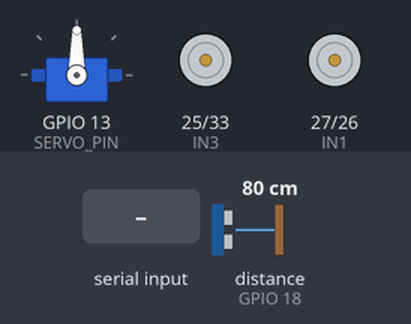
Simulated run of this sketch. Board: ESP32. On the bench: servo, motor-driver pin pairs drawn as motors (green arrow = first pin HIGH = forward, orange = second pin HIGH = backward, longer = more drive). The inputs (shaded band) are chosen by the test bench; at power-on: distance to the obstacle (sensor on GPIO 18) 80 cm. The echo pulse lasts 58.3 µs per cm; nothing arrives over Bluetooth unless stated.

Above: at 1.2 s.
1.3 s: "1" received over the second serial link
At 1.9 s:
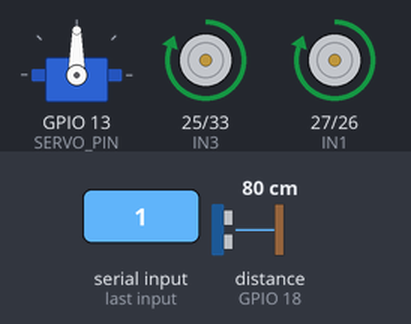
2.8 s: distance to the obstacle (sensor on GPIO 18) set to 23 cm
4.3 s: distance to the obstacle (sensor on GPIO 18) set to 19 cm
At 7.0 s:
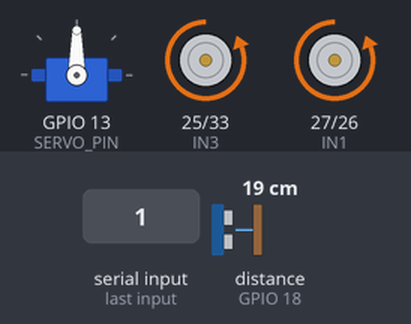
7.3 s: distance to the obstacle (sensor on GPIO 18) set to 35 cm
At 7.3 s:
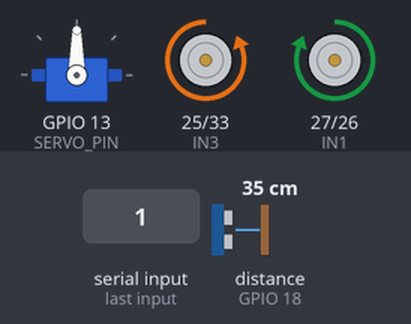
9.4 s: distance to the obstacle (sensor on GPIO 18) set to 2 cm
At 10.7 s:
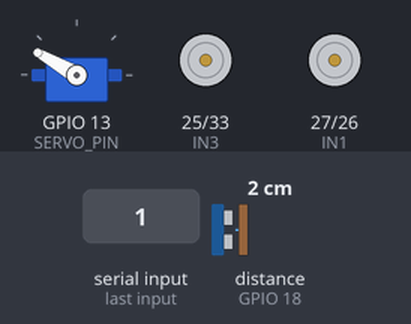
Timing chart, 0 to 13.4 s (numbered marks = the images above; inputs shaded):
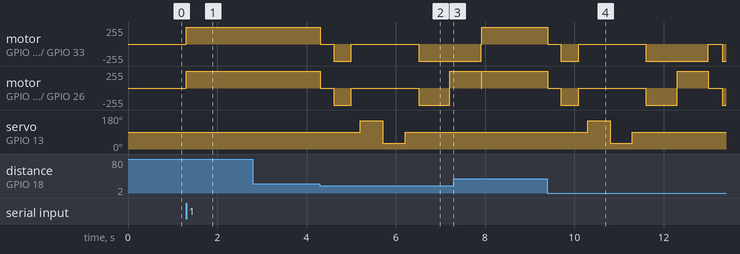

Measured:
- the behaviour switches between 21 and 20 cm on distance to the obstacle (sensor on GPIO 18) (found by bisection; images 1 and 2)
- after the input at 1.3 s, motor on GPIO 25 (IN3) / GPIO 33 (IN4), motor on GPIO 27 (IN1) / GPIO 26 (IN2): stopped → forward 255/255 at once
- after the input at 2.8 s, every drawn part: stays the same
- after the input at 7.3 s, servo on GPIO 13 (SERVO_PIN): stays 90° (without the input it goes to 150° after 1.5 s)

The sketch:

V2_Smart_Car_Object_Avoidance.ino
```cpp
#include <BluetoothSerial.h>
#include <ESP32Servo.h>

BluetoothSerial SerialBT;
Servo scanServo;

// ---------------- Motor Pins ----------------
#define IN1 27
#define IN2 26
#define IN3 25
#define IN4 33

// ------------ Ultrasonic Sensor Pins --------
#define TRIG_PIN 5
#define ECHO_PIN 18

// ---------------- Servo Pin -----------------
#define SERVO_PIN 13

bool autoMode = false;

// ------------------- Setup -------------------
void setup() {
  // Initialize Bluetooth
  SerialBT.begin("ESP32_CAR");

  pinMode(IN1, OUTPUT);
  pinMode(IN2, OUTPUT);
  pinMode(IN3, OUTPUT);
  pinMode(IN4, OUTPUT);

  pinMode(TRIG_PIN, OUTPUT);
  pinMode(ECHO_PIN, INPUT);

  scanServo.attach(SERVO_PIN, 500, 2400);
  scanServo.write(90);

  stopCar();
}

// ------------------- Main Loop -------------------
void loop() {

  // Read Bluetooth Commands
  if (SerialBT.available()) {
    char cmd = SerialBT.read();

    // Change Modes
    if (cmd == '1') {
      autoMode = true; //Switch to autoMode
      stopCar();
    }
    else if (cmd == '0') {
      autoMode = false; // Switch to Manual Mode
      stopCar();
    }

    // Manual Controls
    else if (!autoMode) {
      switch (cmd) {
        case 'F':
          forward();
          break;
        case 'B':
          backward();
          break;
        case 'L':
          left();
          break;
        case 'R':
          right();
          break;
        case 'S':
          stopCar();
          break;
      }
    }
  }

  // Run Obstacle Avoidance
  if (autoMode) {
    obstacleAvoid();
  }

  // CRITICAL: Small delay yields time to the ESP32's background Bluetooth task.
  // Without this, the tight loop can starve the radio and prevent connection.
  delay(10);
}

// ---------------- Distance Function ----------------
long getDistance() {

  digitalWrite(TRIG_PIN, LOW);
  delayMicroseconds(2);

  digitalWrite(TRIG_PIN, HIGH);
  delayMicroseconds(10);
  digitalWrite(TRIG_PIN, LOW);

  long duration = pulseIn(ECHO_PIN, HIGH, 30000);

  if (duration == 0)
    return 400;

  long distance = duration * 0.034 / 2;

  return distance;
}

// --------------- Obstacle Avoidance ----------------
void obstacleAvoid() {

  long frontDist = getDistance();

  if (frontDist >= 20) {
    forward();
  }
  else {
    stopCar();
    delay(300);

    backward();
    delay(400);

    stopCar();
    delay(200);

    // Scan Left
    scanServo.write(150);
    delay(500);
    long leftDist = getDistance();

    // Scan Right
    scanServo.write(30);
    delay(500);
    long rightDist = getDistance();

    // Return Servo to Center
    scanServo.write(90);
    delay(300);

    if (leftDist > rightDist && leftDist >= 20) {
      left();
      delay(500);
      stopCar();
    }
    else if (rightDist >= 20) {
      right();
      delay(500);
      stopCar();
    }
    else {
      backward();
      delay(700);

      right();
      delay(700);

      stopCar();
    }
  }
}

// ---------------- Motor Functions ----------------
void forward() {
  digitalWrite(IN1, HIGH);
  digitalWrite(IN2, LOW);
  digitalWrite(IN3, HIGH);
  digitalWrite(IN4, LOW);
}

void backward() {
  digitalWrite(IN1, LOW);
  digitalWrite(IN2, HIGH);
  digitalWrite(IN3, LOW);
  digitalWrite(IN4, HIGH);
}

void left() {
  digitalWrite(IN1, LOW);
  digitalWrite(IN2, HIGH);
  digitalWrite(IN3, HIGH);
  digitalWrite(IN4, LOW);
}

void right() {
  digitalWrite(IN1, HIGH);
  digitalWrite(IN2, LOW);
  digitalWrite(IN3, LOW);
  digitalWrite(IN4, HIGH);
}

void stopCar() {
  digitalWrite(IN1, LOW);
  digitalWrite(IN2, LOW);
  digitalWrite(IN3, LOW);
  digitalWrite(IN4, LOW);
}
```
